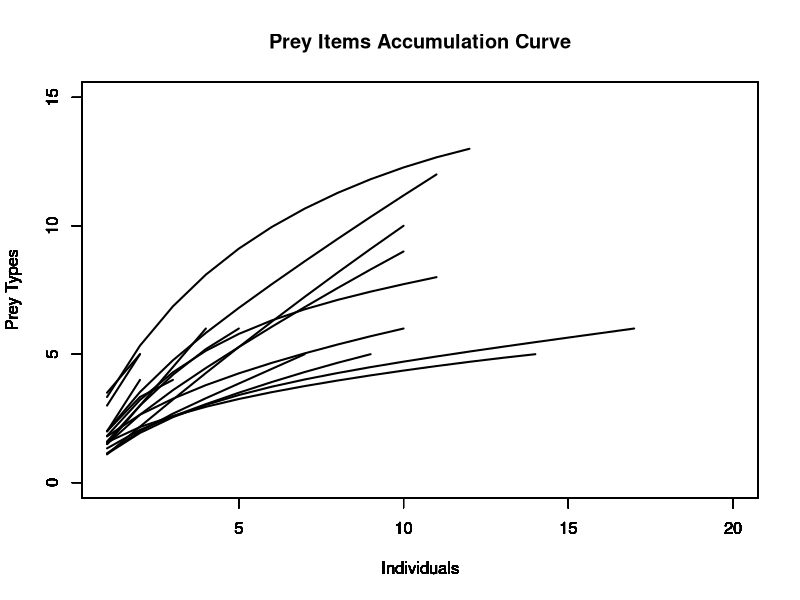

The R script that drew this image:
###-----------------------------------------------------------------------------
### Crate stomach content acumulation curves for 
### each species in each environment
###-----------------------------------------------------------------------------
setwd("C:/Users/nunes/Documentos/Code/Projeto_IC") # Augusto's Windows PC
setwd("D:/Drive/Other computers/Meu laptop/Code/Projeto_IC") # PC
###-----------------------------------------------------------------------------
### Produce individual matrices for each species with >= 5 items
library(dplyr)
library(tidyverse)

# Produce one big fat matrix
data_filt = read.csv("Data_filtered.csv", header=T, dec= ",", row.names=NULL)

# Detect unique species
species = sort(unique(data_filt$"Espécie"))
# Remove species with less than 5 items
item_sum = sapply(species, function(sp) { # Create the sum for each species
  filt = list(); # Create a list to append the data.frames for each specie
  filt = subset(data_filt, Espécie == sp); # Subset the data.frame based on column "Espécie"
  sum(filt$Quantidade) # Sum the "Quanridaede"column
}, simplify=FALSE, USE.NAMES=TRUE) # Prevent simplify and force USE.NAMES

species_to_keep = names(which(item_sum >= 5)) # Define species with >= 5 items


# Produce an horizonral version of the matrix
data_filt = dplyr::select(data_filt, 1:7) %>%  #selects relevant columns
  group_by(Código, Classificação.2) %>% #groups by codigo and item
  dplyr::summarise(Espécie, Classificação.2, Quantidade = sum(Quantidade)) %>% #sum quantity of each item
  distinct() %>% #only unique values
  pivot_wider(names_from = Classificação.2,
              values_from = Quantidade) %>%  as.data.frame() %>% #changes dataset format to Codigo-row oriented
  replace(is.na(.), 0) #removes NA and replaces with 0

data_filt_sp = list()
for (sp in species_to_keep) { # to generate a species-specific "matrix"
  data_filt_sp[[sp]] = data_filt %>% 
  filter(Espécie == sp) %>% 
  dplyr::select(-2)
  row.names(data_filt_sp[[sp]]) = data_filt_sp[[sp]]$Código
  data_filt_sp[[sp]] = dplyr:: select(data_filt_sp[[sp]], !Código)
  data_filt_sp[[sp]] = data_filt_sp[[sp]][,!names(data_filt_sp[[sp]]) 
              %in% c("Não Identificado", "Semente", "Semente de capim", "Apenas substrato", "Vazio")]
  cols_to_remove = which(colSums(data_filt_sp[[sp]]) == 0) # Identify columns with sum == 0
  print.default(cols_to_remove)
  if (length(cols_to_remove) > 0) {
  data_filt_sp[[sp]] = data_filt_sp[[sp]][, -cols_to_remove] # Remove columns
  }
  rows_to_remove = which(rowSums(data_filt_sp[[sp]]) == 0) # Identify rows with sum == 0
  if (length(rows_to_remove) > 0) {
  data_filt_sp[[sp]] = data_filt_sp[[sp]][-rows_to_remove, ] # Remove rows
  }
  #print(head(data_filt_sp))
  #write.csv(data_filt_sp, paste0("data_filt_", sp, ".csv"))
}

###-----------------------------------------------------------------------------
### Produce each species specaccum curve
library("vegan")

### Create individual curves for every species
curves = list()
for (sp in species_to_keep) {
  curves[[sp]] = specaccum(data_filt_sp[[sp]], method = "exact")
}

# Extract the relevant data from the specaccum object
x = list()
y = list()
sd = list()
for (sp in species_to_keep) {
  x[[sp]] = c(1:nrow(data_filt_sp[[sp]])) # Retrieves the number of individuals
  y[[sp]] = curves[[sp]]$richness # Extract the expected richness at a given number of sites
  sd[[sp]] = curves[[sp]]$sd # Extract the expected sd at a given number of sites
  
}

for (sp in species_to_keep) {
  plot(curves[[sp]], ci.type = "line", lty=1, lwd=2, # plot the sample-based regression 
       ci.lty=0, xlab = "Individuals", ylab = "Prey Types", 
       xlim = c(1,20), ylim=c(0,15))
  #points(x[[sp]], y[[sp]], pch = 16, col = "black", # Plot the richness values 
        # cex = 1, xlim = c(1:nrow(data_filt_sp[[sp]])), ylim=c(0,30))
  par(new = TRUE)
}

title(main = "Prey Items Accumulation Curve") # Add title 
#legend("bottomright", legend = c("Total", "Eucalyptus", "Atlântic Forest"),
     #  col= c("black", "gray", "gray"),
     #  lwd = 2, bty = "n") # Add lines legend

#legend("bottomright", legend = c("Total", "Eucalyptus", "Atlântic Forest"), 
      # lwd = 0, bty = "n", pch = c(16, 15, 17), 
      # title = "Habitats") # Add rest of the legend
png("total_items_curves.png",  width = 600, height = 600)
#-------------------------------------------------------------------------------